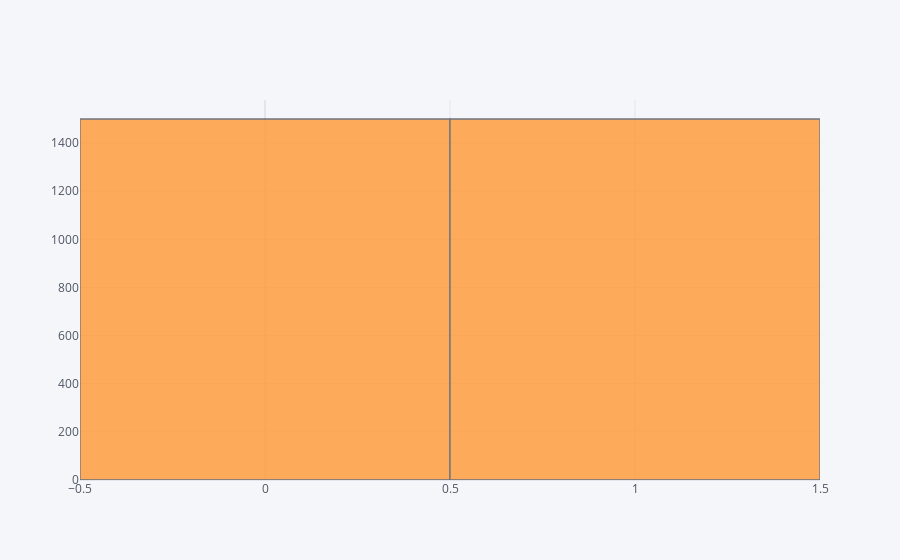

Source (notebook cell):
### Code cell
df['Cancer Present'].iplot(kind='hist')

### Figure 1 — Plotly figure (JSON) as saved in the notebook; plotly's stock layout.template omitted (floating-point values rounded to 4 significant figures; data arrays with more than 128 entries replaced by an {"elided": "..."} marker saying what was removed)
{"data": [{"histfunc": "count", "histnorm": "", "marker": {"color": "rgba(255, 153, 51, 1.0)", "line": {"color": "#4D5663", "width": 1.3}}, "name": "Cancer Present", "opacity": 0.8, "orientation": "v", "type": "histogram", "x": {"elided": "3000 int values"}}], "layout": {"barmode": "overlay", "legend": {"bgcolor": "#F5F6F9", "font": {"color": "#4D5663"}}, "paper_bgcolor": "#F5F6F9", "plot_bgcolor": "#F5F6F9", "title": {"font": {"color": "#4D5663"}}, "xaxis": {"gridcolor": "#E1E5ED", "showgrid": true, "tickfont": {"color": "#4D5663"}, "title": {"font": {"color": "#4D5663"}, "text": ""}, "zerolinecolor": "#E1E5ED"}, "yaxis": {"gridcolor": "#E1E5ED", "showgrid": true, "tickfont": {"color": "#4D5663"}, "title": {"font": {"color": "#4D5663"}, "text": ""}, "zerolinecolor": "#E1E5ED"}}}
